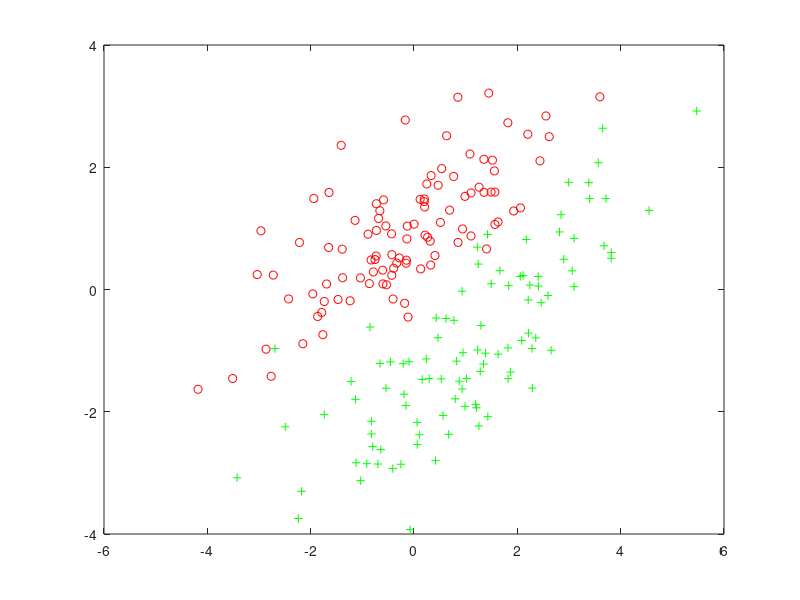

Recreate this plot in MATLAB.
load testdata_fisher.mat
X1x=X1(:,1);
X1y=X1(:,2);
X2x=X2(:,1);
X2y=X2(:,2);
plot(X1x,X1y,'ro')
hold on
plot(X2x,X2y,'g+')